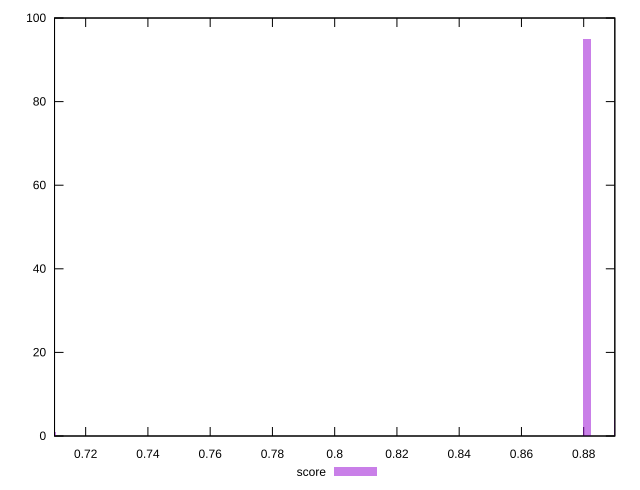

The gnuplot source for this figure:
reset

$score <<EOF
0.7093593571472119 1
0.891116914850412 4
0.8810192727557897 95
EOF

set key outside below
set boxwidth 0.002524410523655558
set xrange [0.71:0.89]
set yrange [0:100]
set trange [0:100]
set style fill transparent solid 0.5 noborder
set terminal svg size 640, 490 enhanced background rgb 'white'
set output "reports/report_00033_2021-03-01T14-23-16.841Z/first-contentful-paint/samples/astro-inner-cached/score/histogram.svg"

plot $score title "score" with boxes

reset
